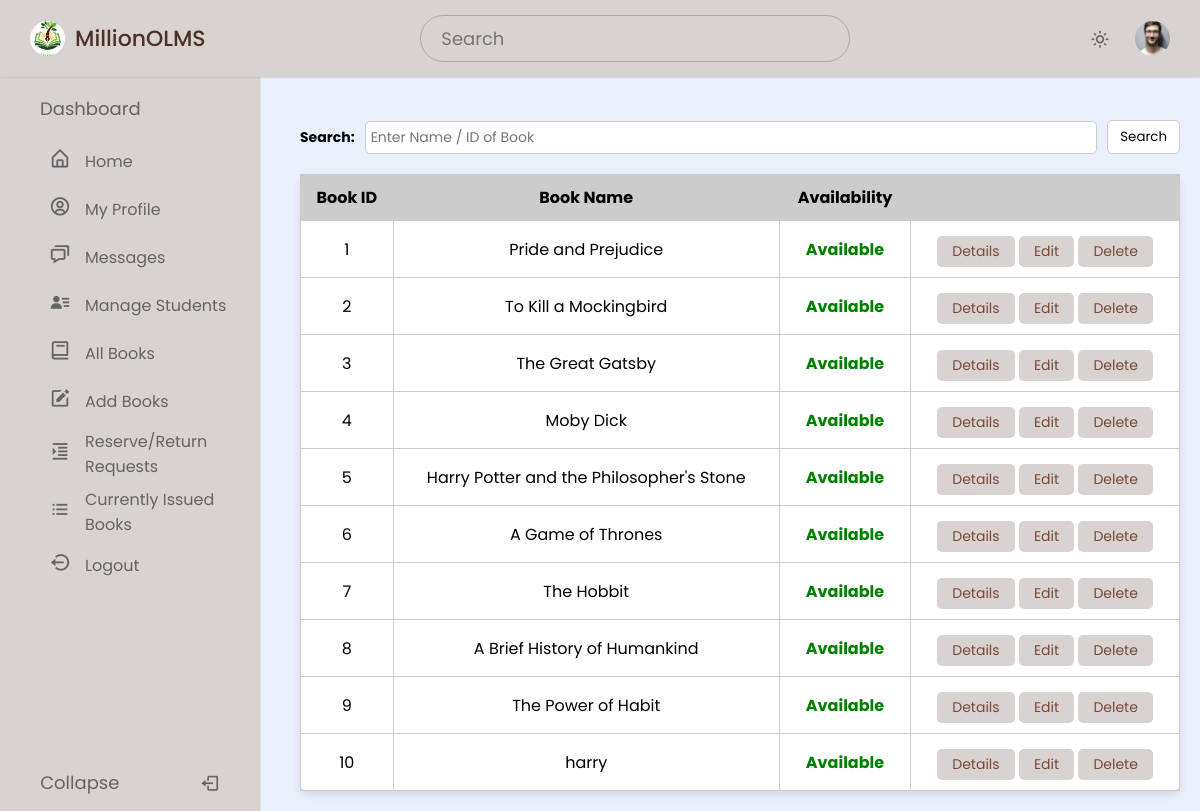
/admin/admin_allBooks.php (signed in), run on the app's committed database.
### tables this page shows
CREATE TABLE `book` (
  `BookId` int NOT NULL,
  `Title` varchar(50) DEFAULT NULL,
  `Publisher` varchar(50) DEFAULT NULL,
  `Year` varchar(50) DEFAULT NULL,
  `Availability` int DEFAULT NULL,
  `Status` enum('Available','Reserved','CheckedOut') NOT NULL DEFAULT 'Available'
);

### admin/admin_allBooks.php (the view, shortened to what this page needs)
<?php
require('dbconn.php');
$rollno = $_SESSION['RollNo'];
$userQuery = "SELECT * FROM olms.user WHERE RollNo=?";
$userStmt = $conn->prepare($userQuery);
$userStmt->bind_param("s", $rollno);
$userStmt->execute();
$userResult = $userStmt->get_result();
if ($userResult && $userResult->num_rows > 0) {
  $userRow = $userResult->fetch_assoc();
  $ProfilePicture = !empty($userRow['ProfilePicture']) ? $userRow['ProfilePicture'] : 'images/profile.jpg';
} else {
  $ProfilePicture = 'images/profile.jpg';
}
?>
<!DOCTYPE html>
<html lang="en">
<head>
  <link href="https://unpkg.com/boxicons@latest/css/boxicons.min.css" rel="stylesheet" />
  <link rel="stylesheet" href="style.css" />
</head>
<body>
  <nav class="navbar">
    <div class="logo_item">
      <img src="images/logo.jpg" alt="">MillionOLMS
    </div>
    <div class="search_bar">
      <input type="text" placeholder="Search" />
    </div>
    <div class="navbar_content">
      <i class='bx bx-sun' id="darkLight"></i>
      <img src="<?php echo ($ProfilePicture); ?>" alt="Profile Picture" class="profile" />
    </div>
  </nav>
  <nav class="sidebar">
    <div class="menu_content">
      <ul class="menu_items">
        <div class="menu_title menu_dahsboard"></div>
        <li class="item">
          <a href="home.php" class="nav_link submenu_item">
            <span class="navlink_icon">
              <i class="bx bx-home-alt"></i>
            </span>
            <span class="navlink">Home</span>
          </a>
        </li>
        <li class="item">
          <a href="profile.php" class="nav_link submenu_item">
            <span class="navlink_icon">
              <i class='bx bx-user-circle'></i>
            </span>
            <span class="navlink">My Profile</span>
          </a>
        </li>
        <li class="item">
          <a href="message.php" class="nav_link submenu_item">
            <span class="navlink_icon">
              <i class='bx bx-chat'></i>
            </span>
            <span class="navlink">Messages</span>
          </a>
        </li>
        <li class="item">
          <a href="admin_manageStud.php" class="nav_link submenu_item">
            <span class="navlink_icon">
              <i class='bx bxs-user-detail'></i>
            </span>
            <span class="navlink">Manage Students</span>
          </a>
        </li>
        <li class="item">
          <a href="admin_allBooks.php" class="nav_link submenu_item">
            <span class="navlink_icon">
              <i class='bx bx-book'></i>
            </span>
            <span class="navlink">All Books</span>
          </a>
        </li>
        <li class="item">
          <a href="addBook.php" class="nav_link submenu_item">
            <span class="navlink_icon">
              <i class='bx bxs-edit'></i>
            </span>
            <span class="navlink">Add Books</span>
          </a>
        </li>
        <li class="item">
          <a href="requests.php" class="nav_link submenu_item">
            <span class="navlink_icon">
              <i class='bx bx-right-indent'></i>
            </span>
            <span class="navlink">Reserve/Return<br>Requests</span>
          </a>
        </li>
        <li class="item">
          <a href="currently_issued.php" class="nav_link submenu_item">
            <span class="navlink_icon">
              <i class='bx bx-list-ul'></i>
            </span>
            <span class="navlink">Currently Issued<br>Books</span>
          </a>
        </li>
        <li class="item">
          <a href="logout.php" class="nav_link submenu_item">
            <span class="navlink_icon">
              <i class='bx bx-log-out-circle'></i>
            </span>
            <span class="navlink">Logout</span>
          </a>
        </li>
      </ul>
      <div class="bottom_content">
        <div class="bottom expand_sidebar">
          <span> Expand</span>
        </div>
        <div class="bottom collapse_sidebar">
          <span> Collapse</span>
          <i class='bx bx-log-out'></i>
        </div>
      </div>
    </div>
  </nav>
  <main class="main-content">
    <form method="POST" action="">
      <div class="search-bar">
        <label for="search">Search:</label>
        <input type="text" id="search" name="title" placeholder="Enter Name / ID of Book">
        <button type="submit" name="submit">Search</button>
      </div>
    </form>
    <?php
    if (isset($_POST['submit'])) {
      $s = $_POST['title'];
      $sql = "SELECT * FROM olms.book WHERE BookId='$s' OR Title LIKE '%$s%'";
    } else {
      $sql = "SELECT * FROM olms.book ORDER BY BookId ASC";
    }
    $result = $conn->query($sql);
    $rowcount = mysqli_num_rows($result);
    if (!$rowcount) {
      echo "<br><center><h2><b><i>No Results</i></b></h2></center>";
    } else {
      ?>
      <table>
        <thead>
          <tr>
            <th>Book ID</th>
            <th>Book Name</th>
            <th>Availability</th>
            <th> </th>
          </tr>
        </thead>
        <tbody>
          <?php
          while ($row = $result->fetch_assoc()) {
            $bookid = $row['BookId'];
            $name = $row['Title'];
            $avail = $row['Availability'];
            ?>
            <tr>
              <td><?php echo $bookid ?></td>
              <td><?php echo $name ?></td>
              <td><b><?php
              if ($avail > 0)
                echo "<font color=\"green\">Available</font>";
              else
                echo "<font color=\"red\">Not Available</font>";
              ?></b></td>
              <td>
                <center>
                  <a href="books_details.php?BookId=<?php echo $bookid; ?>" class="table_btn">Details</a>
                  <a href="editBook.php?BookId=<?php echo $bookid; ?>" class="table_btn">Edit</a>
                  <a href="javascript:void(0);" class="table_btn" onclick="confirmDelete(<?php echo $bookid; ?>)">Delete</a>
                </center>
              </td>
            </tr>
          <?php }
    } ?>
      </tbody>
    </table>
  </main>
</body>
</html>

### admin/style.css (style rules this page uses)
* { margin: 0; padding: 0; box-sizing: border-box; font-family: "Poppins", sans-serif; }
:root { --light-brown-color: #D8D2D0; --dark-brown-color: #4b3028; --grey-color: #656464; --light-grey-color: #aaa; }
body { background-color: #E9EFFB; transition: all 0.5s ease; }
.navbar { position: fixed; top: 0; width: 100%; left: 0; background-color: var(--light-brown-color); display: flex; align-items: center; justify-content: space-between; padding: 15px 30px; z-index: 1000; box-shadow: 0 0 2px var(--light-grey-color); }
.logo_item { display: flex; align-items: center; column-gap: 10px; font-size: 22px; font-weight: 500; color: var(--dark-brown-color); }
.navbar img { width: 35px; height: 35px; object-fit: cover; border-radius: 50%; }
.search_bar { height: 47px; max-width: 430px; width: 100%; }
.search_bar input { height: 100%; width: 100%; border-radius: 25px; font-size: 18px; outline: none; background-color: var(--light-brown-color); color: var(--grey-color); border: 1px solid var(--light-grey-color); padding: 0 20px; }
.navbar_content { display: flex; align-items: center; column-gap: 25px; }
.navbar_content i { cursor: pointer; font-size: 20px; color: var(--grey-color); }
.sidebar { background-color: var(--light-brown-color); width: 260px; position: fixed; top: 0; left: 0; height: 100%; padding: 80px 20px; z-index: 100; overflow-y: scroll; box-shadow: 0 0 1px var(--light-grey-color); transition: all 0.5s ease; }
.menu_content { position: relative; }
.menu_title { margin: 15px 0; padding: 0 20px; font-size: 18px; }
.menu_title::before { color: var(--grey-color); white-space: nowrap; }
.menu_dahsboard::before { content: "Dashboard"; }
.menu_items { padding: 0; list-style: none; }
.navlink_icon { position: relative; font-size: 22px; min-width: 50px; line-height: 40px; display: inline-block; text-align: center; border-radius: 6px; }
.navlink_icon::before { content: ""; position: absolute; height: 100%; width: calc(100% + 100px); left: -20px; }
.sidebar .nav_link { display: flex; align-items: center; width: 100%; padding: 4px 15px; border-radius: 8px; text-decoration: none; color: var(--grey-color); white-space: nowrap; }
.submenu_item { cursor: pointer; }
.bottom_content { position: fixed; bottom: 60px; left: 0; width: 260px; cursor: pointer; transition: all 0.5s ease; }
.bottom { position: absolute; display: flex; align-items: center; left: 0; justify-content: space-around; padding: 18px 0; text-align: center; width: 100%; color: var(--grey-color); border-top: 1px solid var(--grey-color-light); background-color: var(--light-brown-color); }
.bottom i { font-size: 20px; }
.bottom span { font-size: 18px; }
form { display: flex; flex-direction: column; gap: 15px; }
label { font-size: 14px; font-weight: bold; }
input { padding: 8px; font-size: 14px; border: 1px solid #ccc; border-radius: 4px; }
.main-content { grid-area: main; padding: 20px; margin: 80px 0 0 280px; }
.search-bar { display: flex; align-items: center; margin-top: 20px; }
.search-bar label { margin-right: 10px; font-weight: bold; }
.search-bar input { padding: 5px; margin-right: 10px; flex-grow: 1; border: 1px solid #ccc; border-radius: 5px; }
.search-bar button { padding: 6px 12px; border: 1px solid #ccc; border-radius: 5px; background-color: #fff; cursor: pointer; }
table { width: 100%; border-collapse: collapse; background-color: #fff; border-radius: 8px; box-shadow: 0 4px 8px rgba(0, 0, 0, 0.1); overflow-x: auto; margin-top: 20px; }
table th, table td { border: 1px solid #ccc; padding: 10px; text-align: center; }
table th { height: 30px; background-color: #ccc; }
.table_btn { display: inline-block; padding: 5px 15px; font-size: 14px; color: #784939; background-color: #d8d2d0; border: none; border-radius: 5px; text-decoration: none; transition: background-color 0.3s; margin-top: 5px; }

### data on the page
book: BookId "1", Title "Pride and Prejudice", Availability "Available"
book: BookId "2", Title "To Kill a Mockingbird", Availability "Available"
book: BookId "3", Title "The Great Gatsby", Availability "Available"
book: BookId "4", Title "Moby Dick", Availability "Available"
book: BookId "5", Title "Harry Potter and the Philosopher's Stone", Availability "Available"
book: BookId "6", Title "A Game of Thrones", Availability "Available"
book: BookId "7", Title "The Hobbit", Availability "Available"
book: BookId "8", Title "A Brief History of Humankind", Availability "Available"
book: BookId "9", Title "The Power of Habit", Availability "Available"
book: BookId "10", Title "harry", Availability "Available"
